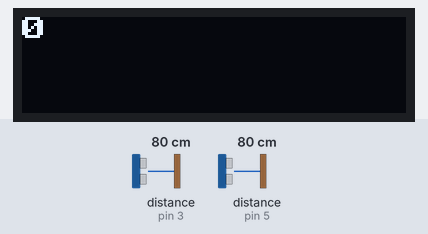
Recording of a sketch running on a simulated Arduino Uno, built with avr-gcc and run on an emulated ATmega328P. On the bench: 128×32 one-colour display. Wiring (inferred from the names in the program): 2 × ultrasonic range finder: trigger pin 2, echo pin 3 / trigger pin 4, echo pin 5. The inputs (shaded band) are chosen by the test bench; at power-on: distance to the obstacle (sensors on pin 3, pin 5) 80 cm. The echo pulse lasts 58.3 µs per cm; what the sketch prints to the serial monitor is not drawn.

Above: at 1.2 s.
1.3 s: distance to the obstacle (sensor on pin 3) set to 16 cm
2.8 s: distance to the obstacle (sensor on pin 3) set to 13 cm
5.8 s: distance to the obstacle (sensor on pin 5) set to 2 cm
At 6.4 s:
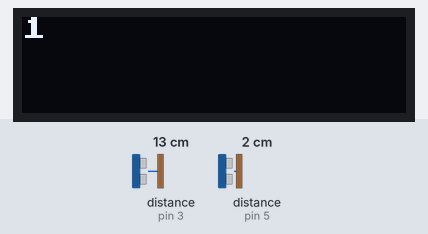
At 10.2 s:
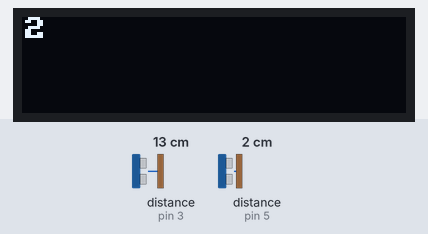
Timing chart, 0 to 11.7 s (numbered marks = the images above; inputs shaded):
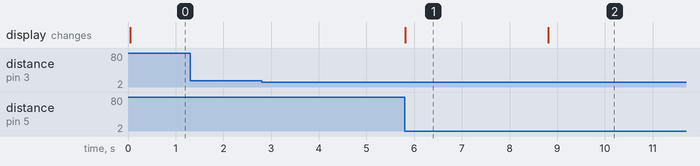

The sketch:

count_score_2_sensor.ino
```cpp
//distance sensor pins
const int trigPin1 = 2;
const int echoPin1 = 3;
const int trigPin2 = 4;
const int echoPin2 = 5;

volatile int index = 0;

const double scoreThreshold = 14; //8 cm
int score = 00;
unsigned long lastShot = 0;
unsigned long lastSensor1Detected = 0;
unsigned long waitTime = 2000; //1 seconds
unsigned long BadCaseTime = 3000; //1 seconds

void setup ()
{
  Serial.begin(9600);

  pinMode(trigPin1, OUTPUT);
  pinMode(echoPin1, INPUT);
  pinMode(trigPin2, OUTPUT);
  pinMode(echoPin2, INPUT);
  setupDisplay();

  //set timer1 interrupt at 1Hz

}


//void loop()
//Main portion of the program. Loop runs continuously until the
//Arduino loses power. The Arduino checks to see if a shot has
//been made.
void loop()
{
  if(detectScore2()){
    Serial.print("bad case");
    delay(3000);
    Serial.print("back to work");
  }
  if(detectScore1() && millis()-lastShot >= waitTime)
  {
    Serial.println("sensor1 okay");
    lastSensor1Detected = millis();
    while (millis()-lastSensor1Detected <= waitTime){
      if(detectScore2()){
        incrementScore();
        lastShot = millis();
        break;
      }
    }
  }
  Serial.println(score);
  String score_string=String(score);
  writeDisplay(score_string.c_str(), 0, false);
}


//boolean detectScore()
//@return      true if shot is detected, false if otherwise
//
//Detects whether or not a shot was made by checking if the
//distance from the ultrasonic distance sensor to the next closest
//object is under the "threshold."
boolean detectScore1()
{
  return (distance1() <= scoreThreshold);
}

boolean detectScore2()
{
  return (distance2() <= scoreThreshold);
}

//double distance()
//@return      the distance in centimeters (cm)
//
//Calculates the distance from the sensor to the next closest
//object.
double distance1()
{
  double duration = 0;

  digitalWrite(trigPin1, HIGH); //send out pulse
  delayMicroseconds(50); //give the pulse time
  digitalWrite(trigPin1, LOW); //turn off pulse
  duration = pulseIn(echoPin1, HIGH); //read echo pin

  return (duration/2) / 29.1; //in cm
}

double distance2()
{
  double duration = 0;

  digitalWrite(trigPin2, HIGH); //send out pulse
  delayMicroseconds(50); //give the pulse time
  digitalWrite(trigPin2, LOW); //turn off pulse
  duration = pulseIn(echoPin2, HIGH); //read echo pin

  return (duration/2) / 29.1; //in cm
}


//void incrementScore()
//Increments the socre variable by 1.
void incrementScore()
{
  score += 1;
}


//Interrupt Service Routine
//Displays the numbers for the score on the 7-segment display.
//It lights a single segment every 1 ms incrementing the segment
//index every iteration. The "if (bitRead(xxx))" statements
//determine which segment needs to be lit based upon the hexadecimal
//representation of the number we are trying to display and how
//it relates to the segments of the 7-segment display. See
//comments at the beginning of the code. Assumes index variable
//is non-negative.
```

Display.ino
```cpp
// OLED Library includes
#include "U8x8lib.h" // include the fast graphics library
#include "Wire.h"    // include the I2C library

/*
 * Instantiate the display object “oled” and reset it using the
 * predefined argument “U8X8_PIN_NONE”
 * NOTE: if you have trouble with this constructor call, your OS
 * might require that you specify the I2C pins (22 and 23) as
 * arguments. If that is the case, you would change the call to this:
 * U8X8_SSD1306_128X32_UNIVISION_HW_I2C oled(U8X8_PIN_NONE, 22, 23);
 */
U8X8_SSD1306_128X32_UNIVISION_HW_I2C oled(U8X8_PIN_NONE);

// Clear the display no more than once per second
const int MAX_REFRESH = 1000;
unsigned long lastClear = 0;

void setupDisplay() {
    oled.begin(); // Initializes u8x8 object
    oled.setPowerSave(0); // Makes sure OLED doesn't go to sleep
    oled.setFont(u8x8_font_amstrad_cpc_extended_r); // Set the font
    oled.setCursor(0, 0); //Sets the cursor at the top left corner
}

/*
 * A function to write a message on the OLED display.
 * The “row” argument specifies which row to print on: [0,1,2,3].
 * The “erase” argument specifies if the display should be cleared.
 */
void writeDisplay(const char * message, int row, bool erase) {
    unsigned long now = millis();
    //if erase is true and it's been longer than MAX_REFRESH (1s)
    if(erase && (millis() - lastClear >= MAX_REFRESH)) {
        oled.clearDisplay();
        lastClear = now;
    }
    oled.setCursor(0, row);
    oled.print(message);
}

/*
 * A function to write a CSV message on multiple lines on the OLED.
 * The “commaCount” argument says how many commas are in the String.
 * NOTE: The OLED can only display 4 lines (a maximum of 3 commas).
 */
void writeDisplayCSV(String message, int commaCount) {
     int startIndex = 0;
     for(int i=0; i<=commaCount; i++) {
          // find the index of the comma and store it in startIndex
          int index = message.indexOf(',', startIndex);

          // take everything in the string up until the comma
          String subMessage = message.substring(startIndex, index);

          startIndex = index + 1; // skip over the comma

          // Write the substring onto the OLED!
          writeDisplay(subMessage.c_str(), i, false);
     }
}
```

Measured:
- after the input at 1.3 s, every drawn part: stays the same
- after the input at 2.8 s, every drawn part: stays the same
- after the input at 5.8 s, the display: changes at once (image 1)
- what the display in image 1 shows lasts 3.0 s, from 5.8 s to 8.8 s
